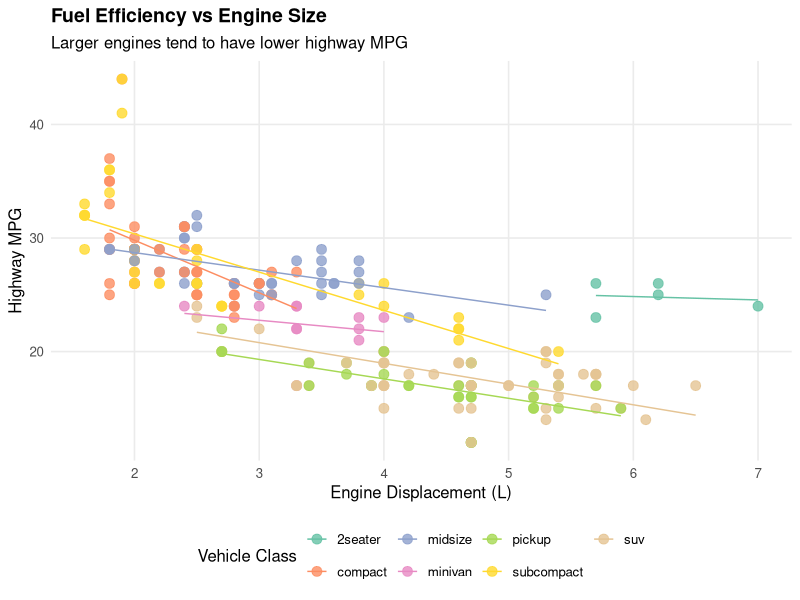

Write the R code that produced this figure.
## ---- chunk 1
suppressPackageStartupMessages(library(tidyverse))
## ---- chunk 2
ggplot(mpg, aes(x = displ, y = hwy, color = class)) +
  geom_point(size = 3, alpha = 0.8) +
  geom_smooth(method = "lm", se = FALSE, linewidth = 0.5) +
  scale_color_brewer(palette = "Set2") +
  labs(
    title = "Fuel Efficiency vs Engine Size",
    subtitle = "Larger engines tend to have lower highway MPG",
    x = "Engine Displacement (L)",
    y = "Highway MPG",
    color = "Vehicle Class"
  ) +
  theme_minimal(base_size = 12) +
  theme(
    plot.title = element_text(face = "bold", size = 14),
    legend.position = "bottom",
    panel.grid.minor = element_blank()
  )
